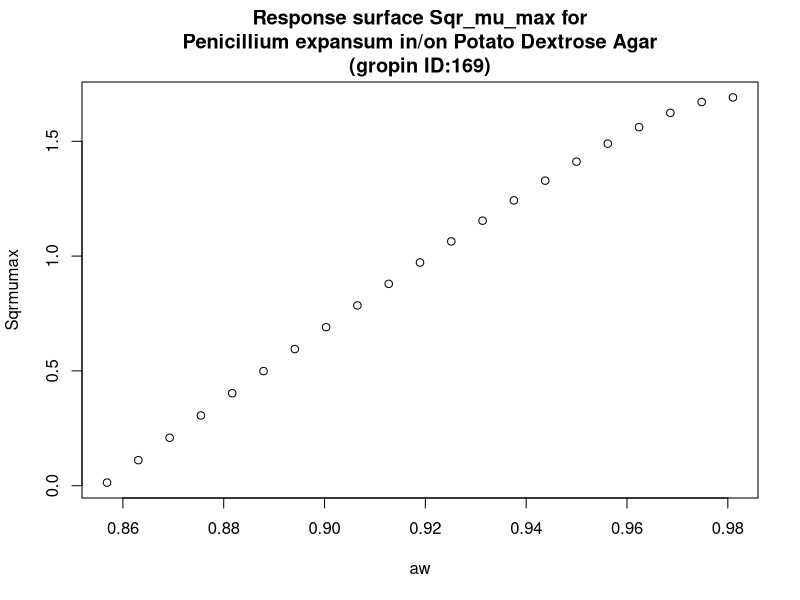

The R script that drew this image:
#############################
# start of Parameter script
#############################
aw <- seq(0.856856,0.981018981018981,length.out=21)
#############################
# end of Parameter script
#############################
############################# 
# start of Model script Gropin ID 169 
#############################
 
# constant coefficients for this model
awmin <- 0.856
awopt <- 0.981
 
variables <- data.frame(aw)
argumentsPar <- unique.data.frame(expand.grid(variables))
 
# heart of the model
response_surface <- function(aw) {
   mumax <-(2.86^0.5)*(((aw-1)*(aw-awmin)^2)/((awopt-awmin)*(((awopt-awmin)*(aw-awopt))-((awopt-1)*(awopt+awmin-2*aw)))))^0.5

	return(mumax=mumax)
} 

# output parameters
responseSurface <- cbind(argumentsPar,response_surface(argumentsPar['aw']))
colnames(responseSurface) <- c(colnames(argumentsPar),'Sqrmumax')
#############################
# End of Model script
#############################
############################# 
# start of Visualisation script Gropin ID 169 
#############################
titleText <-'Response surface Sqr_mu_max for
Penicillium expansum in/on Potato Dextrose Agar
(gropin ID:169)'
plot(aw,responseSurface$'Sqrmumax',xlab='aw',
                          ylab='Sqrmumax',main=titleText)
#############################
# End of Visualisation script
#############################
